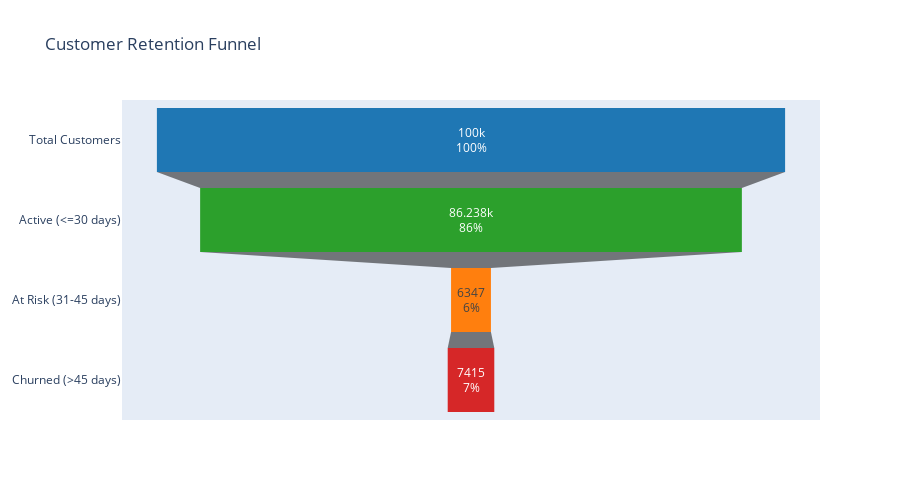

This figure's notebook cell:
### Code cell
fig = go.Figure(go.Funnel(
    y=funnel_data['Stage'],
    x=funnel_data['Count'],
    textposition="inside",
    textinfo="value+percent initial",
    marker={"color": ["#1f77b4", "#2ca02c", "#ff7f0e", "#d62728"]}
))
fig.update_layout(
    title='Customer Retention Funnel',
    height=500
)
fig.show()

### Figure 1 — Plotly figure (JSON) as saved in the notebook; plotly's stock layout.template omitted (floating-point values rounded to 4 significant figures)
{"data": [{"marker": {"color": ["#1f77b4", "#2ca02c", "#ff7f0e", "#d62728"]}, "textinfo": "value+percent initial", "textposition": "inside", "type": "funnel", "x": [100000, 86238, 6347, 7415], "y": ["Total Customers", "Active (<=30 days)", "At Risk (31-45 days)", "Churned (>45 days)"]}], "layout": {"height": 500, "title": {"text": "Customer Retention Funnel"}}}
